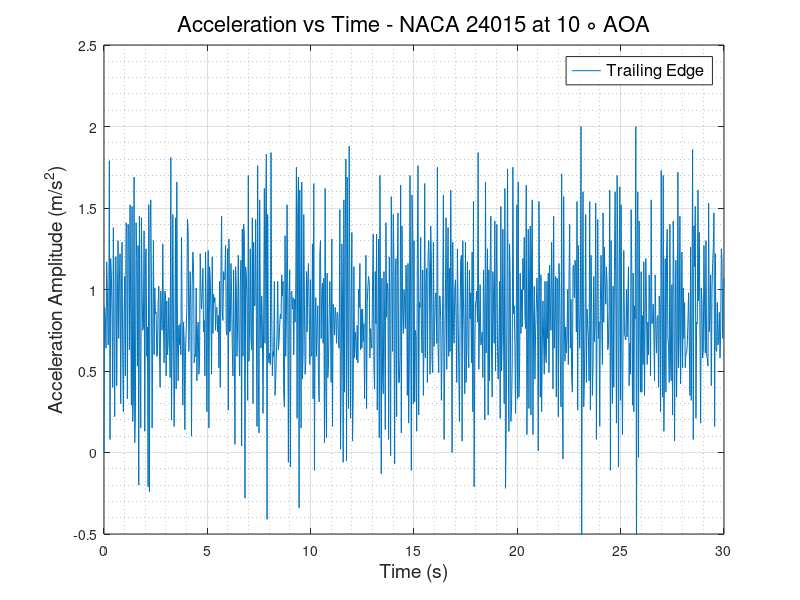
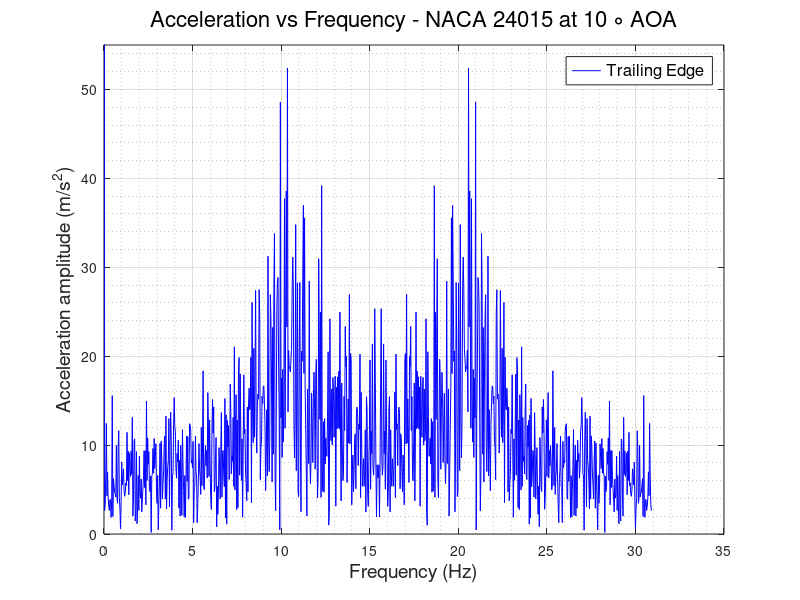

These figures' MATLAB source, in order:
clc
clear
close all
%% READING ACCELEROMETER DATA and defining Variables
                      % TRAILING EDGE %
data   = xlsread('TE_400rpm.csv');
TE_time   = data(:,1);
TE_X_acc  = data(:,2);
TE_Y_acc  = data(:,3);
TE_Z_acc  = data(:,4);
TE_R_acc  = sqrt(TE_X_acc.^2 + TE_Y_acc.^2 + TE_Z_acc.^2);
% plot(TE_time,TE_R_acc)
N      = numel(TE_time);
Ts     = abs(diff(TE_time(1:2)));
fs     = 1/Ts;
f_axis = [0:N-1]*fs/N;
A_freq_TE = fft(TE_Z_acc);
figure(1)
plot(TE_time, TE_Z_acc)
grid on
grid minor
xlabel('Time (s)','FontSize',14,'FontWeight','normal')
ylabel('Acceleration Amplitude (m/s^2)','FontSize',14,'FontWeight','normal')
legend ('Trailing Edge','FontSize',12,'FontWeight','normal')
title('Acceleration vs Time - NACA 24015 at 10 \circ AOA','FontSize',16,'FontWeight','normal')
ylim([-0.5 2.5])
figure(2)
plot(f_axis,abs(A_freq_TE),'-b','LineWidth',0.5)
grid on 
grid minor
ylabel('Acceleration amplitude (m/s^2)','FontSize',14,'FontWeight','normal')
xlabel('Frequency (Hz)','FontSize',14,'FontWeight','normal')
ylim([0 55])
legend ('Trailing Edge','FontSize',12,'FontWeight','normal')
title('Acceleration vs Frequency - NACA 24015 at 10 \circ AOA','FontSize',16,'FontWeight','normal')
